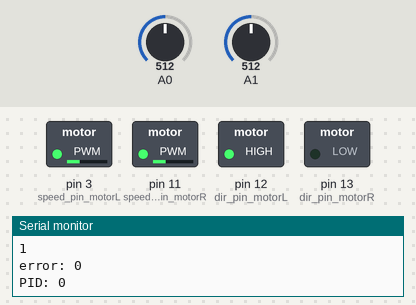
The sketch below on a simulated Arduino Uno, built with avr-gcc and run on an emulated ATmega328P. Shown: switched loads named in the sketch (green lamp = pin HIGH), the last lines printed to the serial monitor. The inputs (shaded band) are chosen by the test bench; at power-on: A0 = 512, A1 = 512.

Above: at 1.2 s.
1.3 s: A0 set to 1023
At 2.5 s:
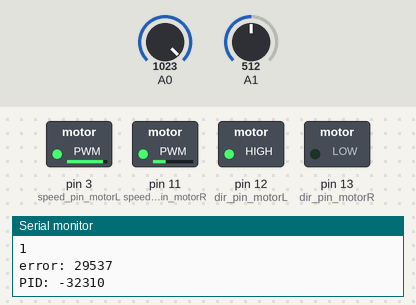
4.3 s: A1 set to 716
At 6.2 s:
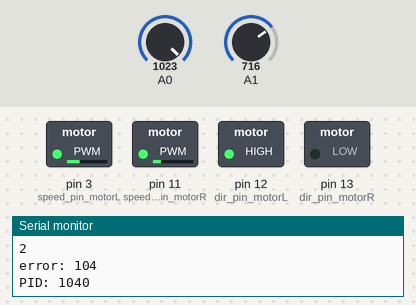
6.5 s: A1 set to 658
8.2 s: A1 set to 632
At 9.6 s:
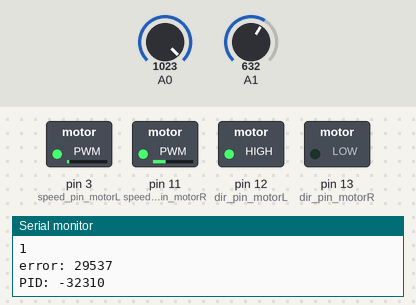
11.2 s: A1 set to 337
13.5 s: A1 set to 304
At 16.7 s:
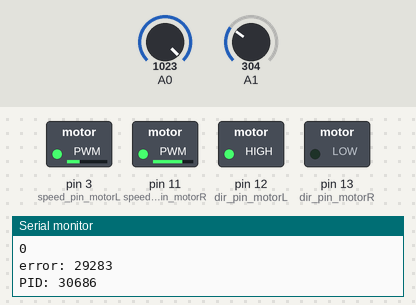
Timing chart, 0 to 17.5 s (numbered marks = the images above; inputs shaded):
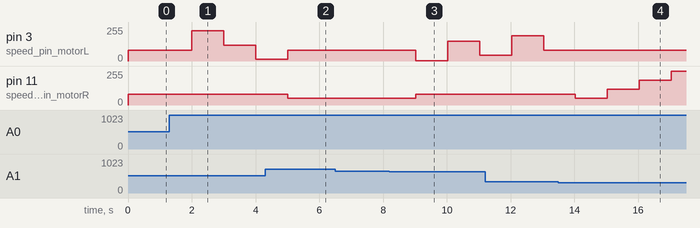

Measured:
- the behaviour switches between 640 and 639 on A1 (found by bisection; images 2 and 3)
- the behaviour switches between 320 and 319 on A1 (found by bisection; images 3 and 4)
- after the input at 1.3 s, pin 3 (speed_pin_motorL): 80/255 → 228/255 after 0.71 s, → 120/255 1.0 s later, → 12/255 1.0 s later
- after the input at 4.3 s, pin 11 (speed_pin_motorR): 80/255 → 50/255 after 0.71 s
- after the input at 8.2 s, pin 3 (speed_pin_motorL): 80/255 → 2/255 after 0.82 s, → 150/255 1.0 s later, → 42/255 1.0 s later; pin 11 (speed_pin_motorR): 50/255 → 80/255 after 0.82 s
- after the input at 13.5 s, pin 11 (speed_pin_motorR): 80/255 → 50/255 after 0.53 s, → 118/255 1.0 s later, → 186/255 1.0 s later, → 254/255 1.0 s later

The sketch:

main.ino
```cpp
#include "motor.h"
#include "PID.h"
#include "SensorModule.h"

Motor motor;
SensorModule leftsens;
PID steeringPID;

boolean searchStartPos;


void setup() {
  Serial.begin(9600);
  steeringPID = PID(10,0,0);
  motor = Motor();
  motor.start(80);
  leftsens = SensorModule(A0, A1);
  searchStartPos = true;
}

void loop() {
  motor.rotate(leftsens.calculatePID(steeringPID));
  leftsens.printValues(steeringPID);
  delay(1000);
}
```

Motor.cpp
```cpp
#include "Arduino.h"
#include "motor.h"

const int dir_pin_motorL = 12;
const int dir_pin_motorR = 13;
const int speed_pin_motorL = 3;
const int speed_pin_motorR = 11;

int _pref_speed;
int _speed_left_motor;
int _speed_right_motor;

Motor::Motor(){
  //setup Pinnen
  pinMode(dir_pin_motorL, OUTPUT);
  pinMode(dir_pin_motorR, OUTPUT);
  pinMode(speed_pin_motorL, OUTPUT);
  pinMode(speed_pin_motorR, OUTPUT);
}

void Motor::start(int pref_speed){
  _pref_speed = pref_speed;
  digitalWrite(dir_pin_motorL, HIGH);
  digitalWrite(dir_pin_motorR, LOW);

  //eerste snelheid meegeven
  _speed_left_motor = _pref_speed;
  _speed_right_motor = _pref_speed;
}

void Motor::rotate(int PIDvalue){
  //if (abs(PIDvalue)<30){
    _speed_left_motor += (int)(PIDvalue);
    _speed_right_motor -= (int)(PIDvalue);
  //}

  alterSpeed();
};

void Motor::printValues(){
  String l = "linkse motor: ";
  String r = "rechtse motor: ";
  Serial.print(l);
  Serial.print(_speed_left_motor);
  Serial.print('\n');
  Serial.print(r);
  Serial.print(_speed_right_motor);
  Serial.print('\n');
}

void Motor::alterSpeed(){
  int change = _pref_speed - max(_speed_left_motor, _speed_right_motor);
  _speed_left_motor += change;
  _speed_right_motor += change;

  if (_speed_left_motor < _pref_speed-30){
    _speed_left_motor = _pref_speed-30;
  } else if (_speed_right_motor < _pref_speed-30) {
    _speed_right_motor = _pref_speed-30;
  }
  printValues();

  analogWrite(speed_pin_motorL, _speed_left_motor);
  analogWrite(speed_pin_motorR, _speed_right_motor);
}
```

Motor.h
```cpp
#ifndef motor_h
#define motor_h

#include "arduino.h"
class Motor{
  public:
         Motor();
         void start(int pref_speed);
         void rotate(int PIDvalue);
         void printValues();
  private:
         void alterSpeed();

         int _pref_speed;
         int _speed_left_motor;
         int _speed_right_motor;
};
#endif
```

PID.cpp
```cpp
#include "Arduino.h"
#include "PID.h"

//PID variabelen
int _Kp;
int _Ki;
int _Kd;
//PID regeling
int _P,_I,_D;
int _PIDvalue = 0;
int _previousError;

PID::PID(){
}

PID::PID(int Kp, int Ki, int Kd){
  _Kp = Kp;
  _Ki = Ki;
  _Kd = Kd;
}

int PID::calculatePID(int error){
  _P = error;
  _I += error;
  _D = error - _previousError;
  _PIDvalue = (_Kp*_P) + (_Ki*_I) + (_Kd*_D);
  _previousError = error;

  return _PIDvalue;
}
```

PID.h
```cpp
#ifndef PID_h
#define PID_h

#include "arduino.h"

class PID{
	public:
		PID();
    PID(int Kp, int Ki, int Kd);

    int calculatePID(int val);

  private:
    //PID variabelen
    int _Kp;
    int _Ki;
    int _Kd;
};

#endif
```

SensorModule.cpp
```cpp
#include "Arduino.h"
#include "SensorModule.h"
#include "PID.h"

int _pin_W, _pin_Z;
boolean uitBaan = false;
const int errorMap[3][3] = {{0,-1,-2},
                           {1,0,-3},
                           {2,3,-10}}; //zie uitleg doorgestuurd blad op messenger :)

SensorModule::SensorModule(){
}

SensorModule::SensorModule(int pin_W, int pin_Z){
   _pin_W = pin_W;
   _pin_Z = pin_Z;
   pinMode(pin_W, INPUT);//wit sensor: links
   pinMode(pin_Z, INPUT);//zwart senor: rechts
}

int SensorModule::calculatePID(PID pid){
    //Wit is 0
    //Zwart is 2
    int sensW = int(analogRead(_pin_W)/320);
    int sensZ = int(analogRead(_pin_Z)/320);
    if(errorMap[sensW][sensZ]>-10){
      return pid.calculatePID(errorMap[sensW][sensZ]);
    }
}

void SensorModule::printValues(PID pid){
  Serial.print(int(analogRead(_pin_W)/320));
  Serial.print('\n');
  Serial.print(int(analogRead(_pin_Z)/320));
  Serial.print('\n');
  String error = "error: ";
  Serial.print(error);
  Serial.print(int(errorMap[int(analogRead(_pin_W)/320)][int(analogRead(_pin_Z)/320)]));
  Serial.print('\n');
  String pidstr = "PID: ";
  Serial.print(pidstr);
  Serial.print(calculatePID(pid));
  Serial.print('\n');
}
```

SensorModule.h
```cpp
#ifndef SensorModule_h
#define SensorModule_h

#include "arduino.h"
#include "PID.h"

class SensorModule{
  public:
	    SensorModule();
      SensorModule(int pin_W, int pin_Z);
      int calculatePID(PID pid);
      void printValues(PID pid);
  private:
      int _W_sens;
	    int _Z_sens;
};
#endif
```
